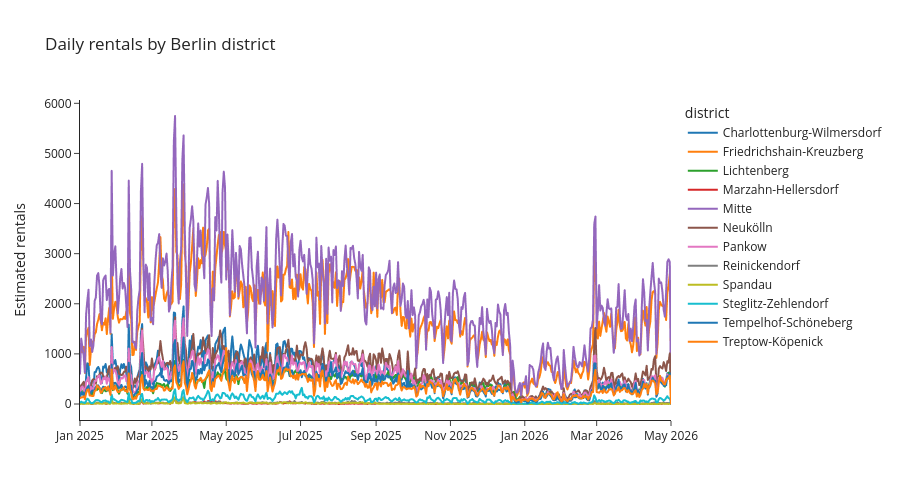

Source (notebook cell):
### Code cell
# Time series: daily demand per district
fig = px.line(
    district_daily,
    x='date', y='rentals', color='district',
    title='Daily rentals by Berlin district',
    labels={'rentals': 'Estimated rentals', 'date': ''},
    template='simple_white',
    height=500
)
fig.show()

### Figure 1 — Plotly figure (JSON) as saved in the notebook; plotly's stock layout.template omitted (floating-point values rounded to 4 significant figures; data arrays with more than 128 entries replaced by an {"elided": "..."} marker saying what was removed)
{"data": [{"hovertemplate": "district=Charlottenburg-Wilmersdorf<br>=%{x}<br>Estimated rentals=%{y}<extra></extra>", "legendgroup": "Charlottenburg-Wilmersdorf", "line": {"color": "#1F77B4", "dash": "solid"}, "marker": {"symbol": "circle"}, "mode": "lines", "name": "Charlottenburg-Wilmersdorf", "showlegend": true, "type": "scattergl", "x": {"elided": "486 str values"}, "xaxis": "x", "y": {"elided": "486 float values"}, "yaxis": "y"}, {"hovertemplate": "district=Friedrichshain-Kreuzberg<br>=%{x}<br>Estimated rentals=%{y}<extra></extra>", "legendgroup": "Friedrichshain-Kreuzberg", "line": {"color": "#FF7F0E", "dash": "solid"}, "marker": {"symbol": "circle"}, "mode": "lines", "name": "Friedrichshain-Kreuzberg", "showlegend": true, "type": "scattergl", "x": {"elided": "486 str values"}, "xaxis": "x", "y": {"elided": "486 float values"}, "yaxis": "y"}, {"hovertemplate": "district=Lichtenberg<br>=%{x}<br>Estimated rentals=%{y}<extra></extra>", "legendgroup": "Lichtenberg", "line": {"color": "#2CA02C", "dash": "solid"}, "marker": {"symbol": "circle"}, "mode": "lines", "name": "Lichtenberg", "showlegend": true, "type": "scattergl", "x": {"elided": "486 str values"}, "xaxis": "x", "y": {"elided": "486 float values"}, "yaxis": "y"}, {"hovertemplate": "district=Marzahn-Hellersdorf<br>=%{x}<br>Estimated rentals=%{y}<extra></extra>", "legendgroup": "Marzahn-Hellersdorf", "line": {"color": "#D62728", "dash": "solid"}, "marker": {"symbol": "circle"}, "mode": "lines", "name": "Marzahn-Hellersdorf", "showlegend": true, "type": "scattergl", "x": {"elided": "475 str values"}, "xaxis": "x", "y": {"elided": "475 float values"}, "yaxis": "y"}, {"hovertemplate": "district=Mitte<br>=%{x}<br>Estimated rentals=%{y}<extra></extra>", "legendgroup": "Mitte", "line": {"color": "#9467BD", "dash": "solid"}, "marker": {"symbol": "circle"}, "mode": "lines", "name": "Mitte", "showlegend": true, "type": "scattergl", "x": {"elided": "486 str values"}, "xaxis": "x", "y": {"elided": "486 float values"}, "yaxis": "y"}, {"hovertemplate": "district=Neukölln<br>=%{x}<br>Estimated rentals=%{y}<extra></extra>", "legendgroup": "Neukölln", "line": {"color": "#8C564B", "dash": "solid"}, "marker": {"symbol": "circle"}, "mode": "lines", "name": "Neukölln", "showlegend": true, "type": "scattergl", "x": {"elided": "486 str values"}, "xaxis": "x", "y": {"elided": "486 float values"}, "yaxis": "y"}, {"hovertemplate": "district=Pankow<br>=%{x}<br>Estimated rentals=%{y}<extra></extra>", "legendgroup": "Pankow", "line": {"color": "#E377C2", "dash": "solid"}, "marker": {"symbol": "circle"}, "mode": "lines", "name": "Pankow", "showlegend": true, "type": "scattergl", "x": {"elided": "486 str values"}, "xaxis": "x", "y": {"elided": "486 float values"}, "yaxis": "y"}, {"hovertemplate": "district=Reinickendorf<br>=%{x}<br>Estimated rentals=%{y}<extra></extra>", "legendgroup": "Reinickendorf", "line": {"color": "#7F7F7F", "dash": "solid"}, "marker": {"symbol": "circle"}, "mode": "lines", "name": "Reinickendorf", "showlegend": true, "type": "scattergl", "x": {"elided": "486 str values"}, "xaxis": "x", "y": {"elided": "486 float values"}, "yaxis": "y"}, {"hovertemplate": "district=Spandau<br>=%{x}<br>Estimated rentals=%{y}<extra></extra>", "legendgroup": "Spandau", "line": {"color": "#BCBD22", "dash": "solid"}, "marker": {"symbol": "circle"}, "mode": "lines", "name": "Spandau", "showlegend": true, "type": "scattergl", "x": {"elided": "448 str values"}, "xaxis": "x", "y": {"elided": "448 float values"}, "yaxis": "y"}, {"hovertemplate": "district=Steglitz-Zehlendorf<br>=%{x}<br>Estimated rentals=%{y}<extra></extra>", "legendgroup": "Steglitz-Zehlendorf", "line": {"color": "#17BECF", "dash": "solid"}, "marker": {"symbol": "circle"}, "mode": "lines", "name": "Steglitz-Zehlendorf", "showlegend": true, "type": "scattergl", "x": {"elided": "486 str values"}, "xaxis": "x", "y": {"elided": "486 float values"}, "yaxis": "y"}, {"hovertemplate": "district=Tempelhof-Schöneberg<br>=%{x}<br>Estimated rentals=%{y}<extra></extra>", "legendgroup": "Tempelhof-Schöneberg", "line": {"color": "#1F77B4", "dash": "solid"}, "marker": {"symbol": "circle"}, "mode": "lines", "name": "Tempelhof-Schöneberg", "showlegend": true, "type": "scattergl", "x": {"elided": "486 str values"}, "xaxis": "x", "y": {"elided": "486 float values"}, "yaxis": "y"}, {"hovertemplate": "district=Treptow-Köpenick<br>=%{x}<br>Estimated rentals=%{y}<extra></extra>", "legendgroup": "Treptow-Köpenick", "line": {"color": "#FF7F0E", "dash": "solid"}, "marker": {"symbol": "circle"}, "mode": "lines", "name": "Treptow-Köpenick", "showlegend": true, "type": "scattergl", "x": {"elided": "486 str values"}, "xaxis": "x", "y": {"elided": "486 float values"}, "yaxis": "y"}], "layout": {"height": 500, "legend": {"title": {"text": "district"}, "tracegroupgap": 0}, "title": {"text": "Daily rentals by Berlin district"}, "xaxis": {"anchor": "y", "domain": [0, 1], "title": {"text": ""}}, "yaxis": {"anchor": "x", "domain": [0, 1], "title": {"text": "Estimated rentals"}}}}
